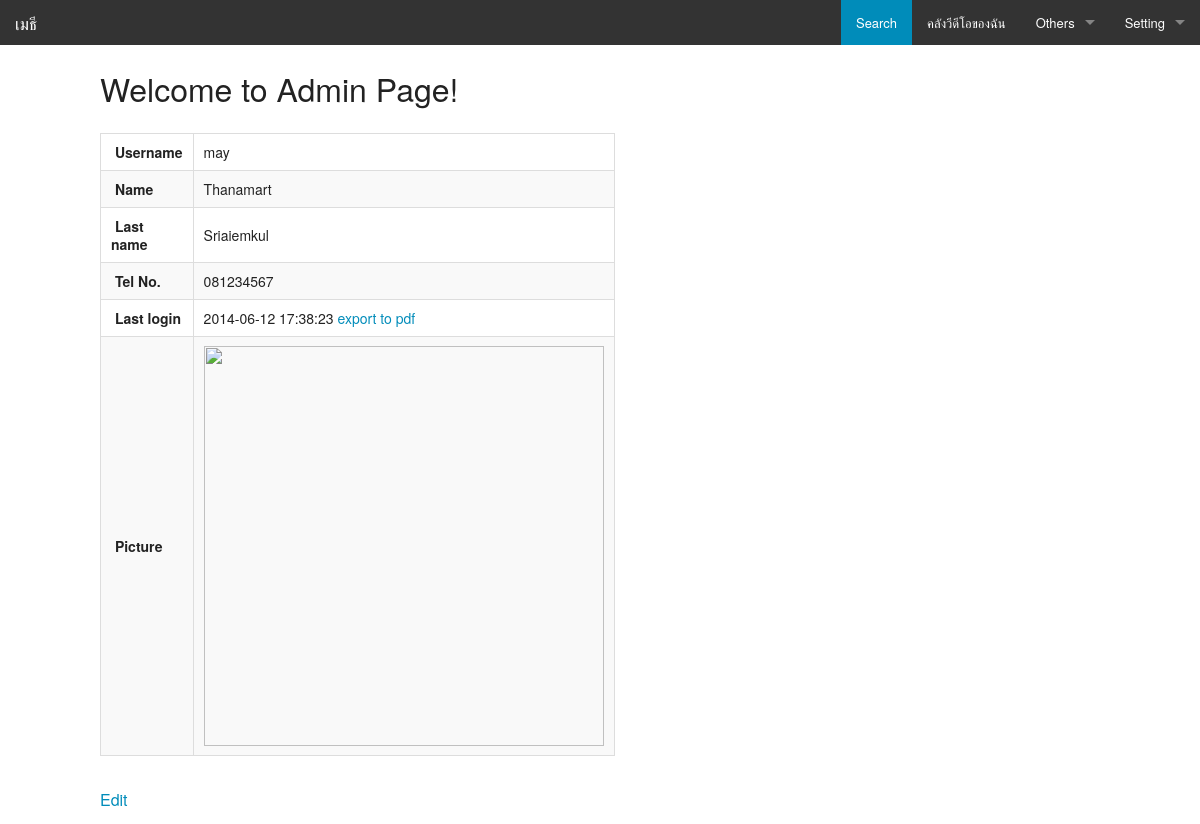
Page /admin_page.php (signed in) on the earlier database version.
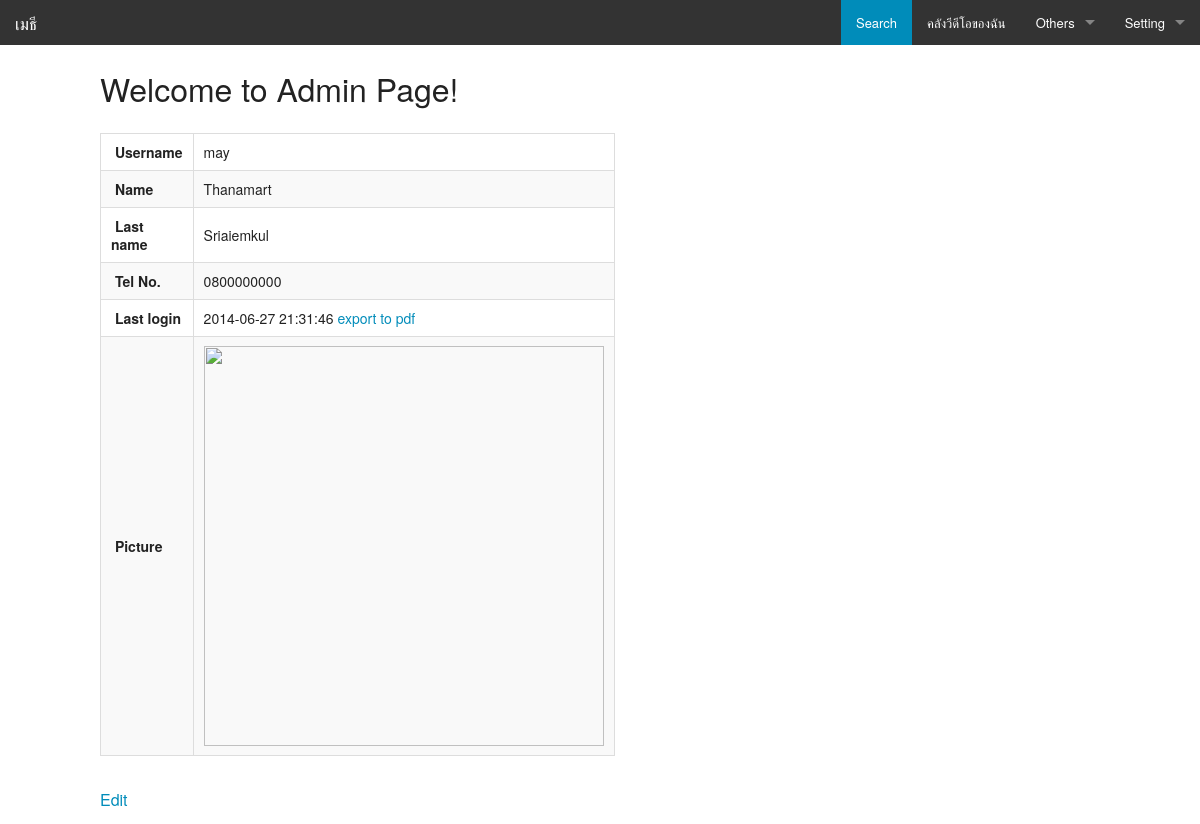
Same page on the later database version.
### tables this page shows
CREATE TABLE IF NOT EXISTS `users` (
  `user_id` int(11) NOT NULL AUTO_INCREMENT,
  `name` varchar(32) NOT NULL,
  `lastname` varchar(32) NOT NULL,
  `username` varchar(32) NOT NULL,
  `password` varchar(32) NOT NULL,
  `tel` varchar(10) NOT NULL,
  `birthdate` date NOT NULL,
  `last_login` datetime NOT NULL,
  `file_id` int(11) DEFAULT NULL,
  `video_id` int(11) DEFAULT NULL,
  `status` varchar(10) NOT NULL,
  `login_status` varchar(1) NOT NULL,
  PRIMARY KEY (`user_id`),
  UNIQUE KEY `username` (`username`),
  KEY `file_id_2` (`file_id`)
);

### user_details.php (the view)
<table border="1" style="width: 300px">
	<tbody>
		<tr>
			<td width="120"><b>&nbsp;Username</b></td>
			<td width="197"><?= $objResult["username"]; ?>
			</td>
		</tr>
		<tr>
			<td><b>&nbsp;Name</b></td>
			<td><?= $objResult["name"]; ?></td>
		</tr>
		<tr>
			<td><b>&nbsp;Last name</b></td>
			<td><?= $objResult["lastname"]; ?></td>
		</tr>
		<tr>
			<td><b>&nbsp;Tel No.</b></td>
			<td><?= $objResult["tel"]; ?></td>
		</tr>
		<tr>
			<td><b>&nbsp;Last login</b></td>
			<td><?= $objResult["last_login"] ?>
			<a href='topdf.php'>export to pdf</a>
			</td>
		</tr>
		<tr>
			<td><b>&nbsp;Picture</b></td>
			<td><?php
				if(isset($objResult["file_id"])){
				?>
					<center><img src="viewImage.php?file_id=<?=$objResult["file_id"];?>" height="400" width="400"></center>
				<?php
				}
				?>
			</td>
		</tr>
	</tbody>
</table>

### admin_page.php (shortened to what this page needs)
<?php
$strSQL = "SELECT * FROM users WHERE user_id = '" . $_SESSION['user_id'] . "' ";
$objQuery = mysql_query($strSQL);
$objResult = mysql_fetch_array($objQuery);
?>
<html>
    <head>
		<?php include 'script.php'; ?>
    </head>
    <body>
		<?php include 'topbar.php'; ?>
		<div class="row">
			<h1>Welcome to Admin Page!<br></h1>
			<?php include 'user_details.php'; ?>
			<br>
			<a href="edit_profile.php">Edit</a><br>
			<br>
		</div>
    </body>
</html>

### script.php (shortened to what this page needs)
      <link type="text/css" rel="stylesheet" href="assets/css/foundation.css" />
      <link type="text/css" rel="stylesheet" href="assets/css/foundation.min.css" />
      <link type="text/css" rel="stylesheet" href="assets/css/normalize.css" />
<link type="text/css" rel="stylesheet" href="assets/css/foundation-datepicker.css" />

### topbar.php (shortened to what this page needs)
<nav class="top-bar" data-topbar>
	<ul class="title-area">
		<li class="name">
			<h1><a href="index.php">เมธี</a></h1>
		</li>
	</ul>
  <section class="top-bar-section">
	<ul class="right">
		<?php if(isset($_SESSION['status'])){
			if($_SESSION["status"] === "ADMIN"){?>
				<li class="active"><a href="search.php">Search</a></li>
		<?php } }
		if(isset($_SESSION['user_id'])){
		?>
		<li><a class="active" href="myVideos.php">คลังวีดีโอของฉัน</a></li>
		<li class="has-dropdown">
			<a href="#">Others</a>
		</li>
		<li class="has-dropdown">
			<a href="#">Setting</a>
		</li>
		<?php } ?>
	</ul>
  </section>
</nav>

Differences in the rows shown:
changed users "may": tel "081234567" → "0800000000"; last_login "2014-06-12 17:38:23" → "2014-06-27 21:31:46"
